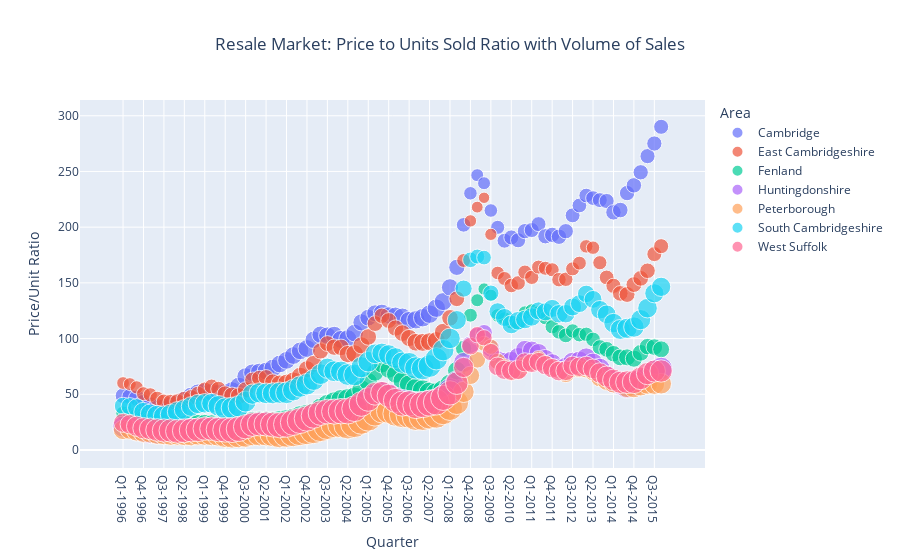
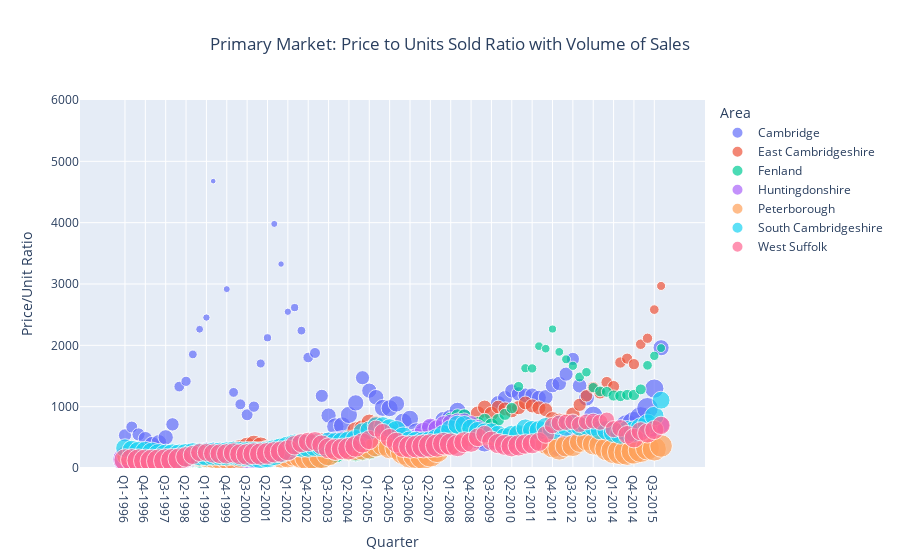

Notebook code cell kept with these figures, in order:
### Code cell
# Bubble chart for existing homes
fig5 = px.scatter(existing_homes, x='Quarter', y='Price_to_Units_Ratio', size='Units_Sold', color='Area',
                  title='Resale Market: Price to Units Sold Ratio with Volume of Sales',
                  labels={'Price_to_Units_Ratio': 'Price/Unit Ratio', 'Units_Sold': 'Volume of Sales'})

fig5.update_layout(title_x=0.5) 
fig5.show()

# Bubble chart for new build homes
fig6 = px.scatter(new_build_homes, x='Quarter', y='Price_to_Units_Ratio', size='Units_Sold', color='Area',
                  title='Primary Market: Price to Units Sold Ratio with Volume of Sales',
                  labels={'Price_to_Units_Ratio': 'Price/Unit Ratio', 'Units_Sold': 'Volume of Sales'})

fig6.update_layout(title_x=0.5)
fig6.update_yaxes(range=[0, 6000])

fig6.show()

fig5.write_html('../graphs/Existing Homes Volume of Sales.html')
fig6.write_html('../graphs/New Build Homes Volume of Sales.html')
